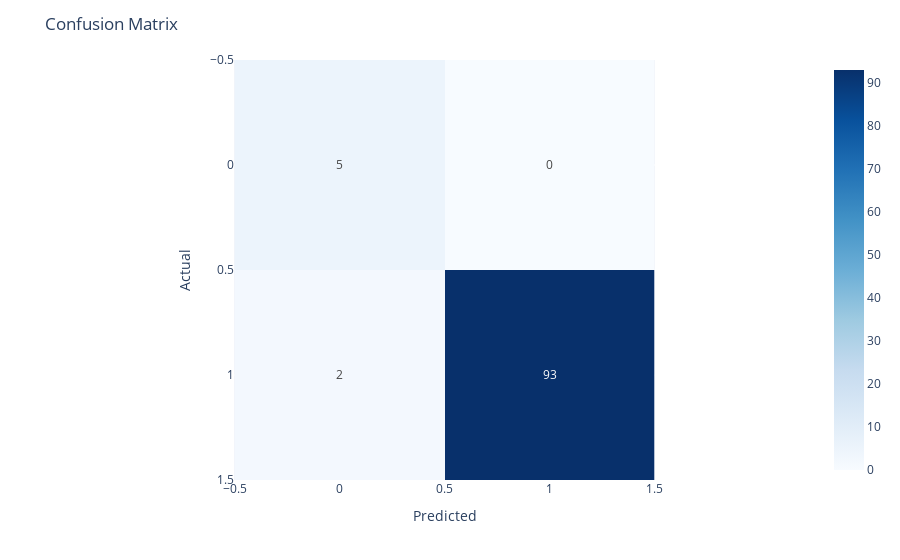

Here is the notebook cell this chart was saved with:
### Markdown cell above
A cutoff should always be set up. A machine learning model usually outputs a probability of belonging to one of the two groups, and the actual predicted value depends on which threshold we decide to use on this probability (i.e. at which probability do we decide to classify our customer as a high value one)

### Code cell
# Confusion Matrix
cutoff = 0.5
train_preds_binary = (y_pred > cutoff).astype(int)  # Convert to binary labels (0 o 1)

cm = confusion_matrix(Y_test, train_preds_binary)
cm_df = pd.DataFrame(cm, index=['Actual Negative', 'Actual Positive'], columns=['Predicted Negative', 'Predicted Positive'])

fig_cm = px.imshow(cm, text_auto=True, color_continuous_scale='Blues')
fig_cm.update_layout(title='Confusion Matrix', xaxis_title='Predicted', yaxis_title='Actual')
fig_cm.show()

### Figure 1 — Plotly figure (JSON) as saved in the notebook; plotly's stock layout.template omitted (floating-point values rounded to 4 significant figures)
{"data": [{"coloraxis": "coloraxis", "hovertemplate": "x: %{x}<br>y: %{y}<br>color: %{z}<extra></extra>", "name": "0", "texttemplate": "%{z}", "type": "heatmap", "xaxis": "x", "yaxis": "y", "z": [[5, 0], [2, 93]]}], "layout": {"coloraxis": {"colorscale": [[0, "rgb(247,251,255)"], [0.125, "rgb(222,235,247)"], [0.25, "rgb(198,219,239)"], [0.375, "rgb(158,202,225)"], [0.5, "rgb(107,174,214)"], [0.625, "rgb(66,146,198)"], [0.75, "rgb(33,113,181)"], [0.875, "rgb(8,81,156)"], [1, "rgb(8,48,107)"]]}, "margin": {"t": 60}, "title": {"text": "Confusion Matrix"}, "xaxis": {"anchor": "y", "constrain": "domain", "domain": [0, 1], "scaleanchor": "y", "title": {"text": "Predicted"}}, "yaxis": {"anchor": "x", "autorange": "reversed", "constrain": "domain", "domain": [0, 1], "title": {"text": "Actual"}}}}
